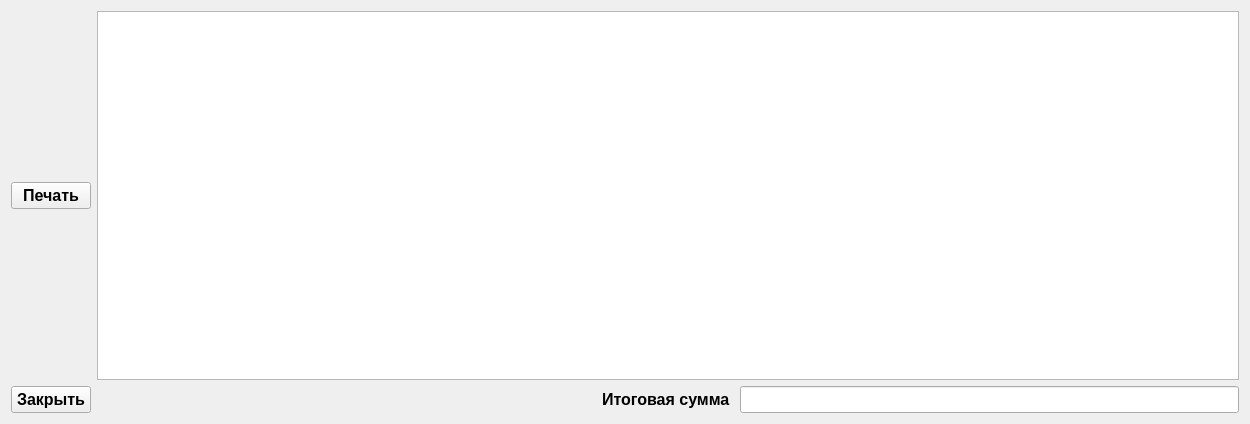
<?xml version="1.0" encoding="UTF-8"?>
<ui version="4.0">
 <class>Productsales</class>
 <widget class="QWidget" name="Productsales">
  <property name="geometry">
   <rect>
    <x>0</x>
    <y>0</y>
    <width>1250</width>
    <height>424</height>
   </rect>
  </property>
  <property name="windowTitle">
   <string>Form</string>
  </property>
  <layout class="QGridLayout" name="gridLayout">
   <item row="1" column="2">
    <widget class="QLabel" name="label">
     <property name="font">
      <font>
       <pointsize>12</pointsize>
       <weight>75</weight>
       <bold>true</bold>
      </font>
     </property>
     <property name="text">
      <string>Итоговая сумма </string>
     </property>
    </widget>
   </item>
   <item row="1" column="1">
    <spacer name="horizontalSpacer">
     <property name="orientation">
      <enum>Qt::Horizontal</enum>
     </property>
     <property name="sizeHint" stdset="0">
      <size>
       <width>40</width>
       <height>20</height>
      </size>
     </property>
    </spacer>
   </item>
   <item row="0" column="1" colspan="3">
    <widget class="QTableView" name="tableView">
     <property name="font">
      <font>
       <pointsize>12</pointsize>
       <weight>75</weight>
       <bold>true</bold>
      </font>
     </property>
     <attribute name="verticalHeaderVisible">
      <bool>false</bool>
     </attribute>
    </widget>
   </item>
   <item row="1" column="3">
    <widget class="QLineEdit" name="lineEdit">
     <property name="font">
      <font>
       <pointsize>12</pointsize>
       <weight>75</weight>
       <bold>true</bold>
      </font>
     </property>
     <property name="alignment">
      <set>Qt::AlignCenter</set>
     </property>
    </widget>
   </item>
   <item row="1" column="0">
    <widget class="QPushButton" name="pushButton">
     <property name="font">
      <font>
       <pointsize>12</pointsize>
       <weight>75</weight>
       <bold>true</bold>
      </font>
     </property>
     <property name="text">
      <string>Закрыть</string>
     </property>
    </widget>
   </item>
   <item row="0" column="0">
    <widget class="QPushButton" name="pushButton_2">
     <property name="font">
      <font>
       <pointsize>12</pointsize>
       <weight>75</weight>
       <bold>true</bold>
      </font>
     </property>
     <property name="text">
      <string>Печать</string>
     </property>
    </widget>
   </item>
  </layout>
 </widget>
 <resources/>
 <connections/>
</ui>
